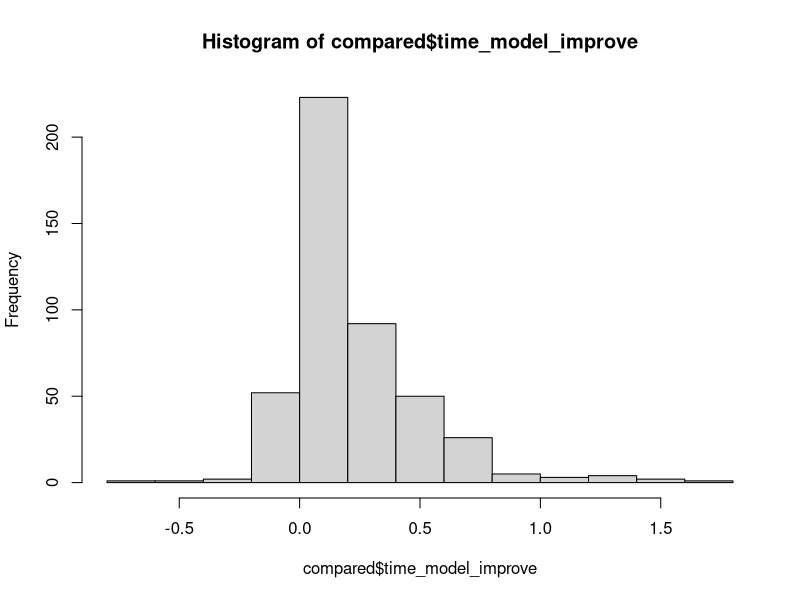
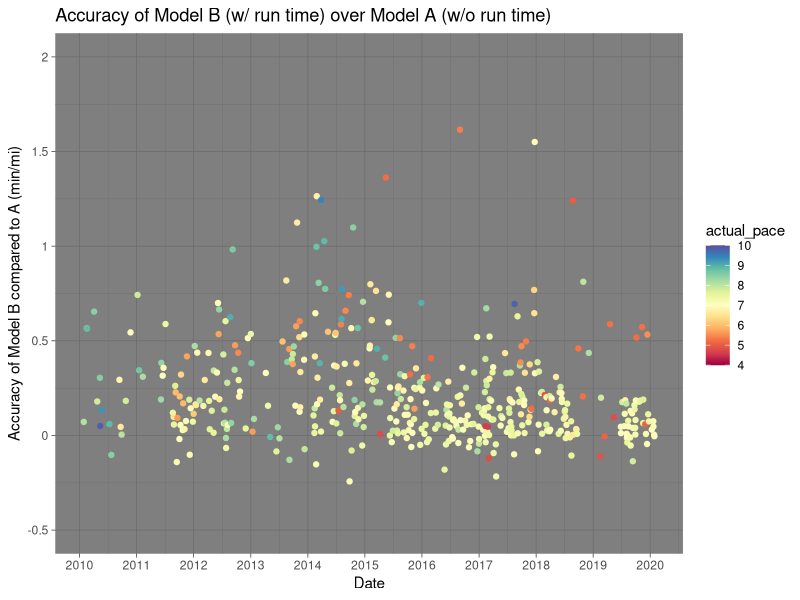
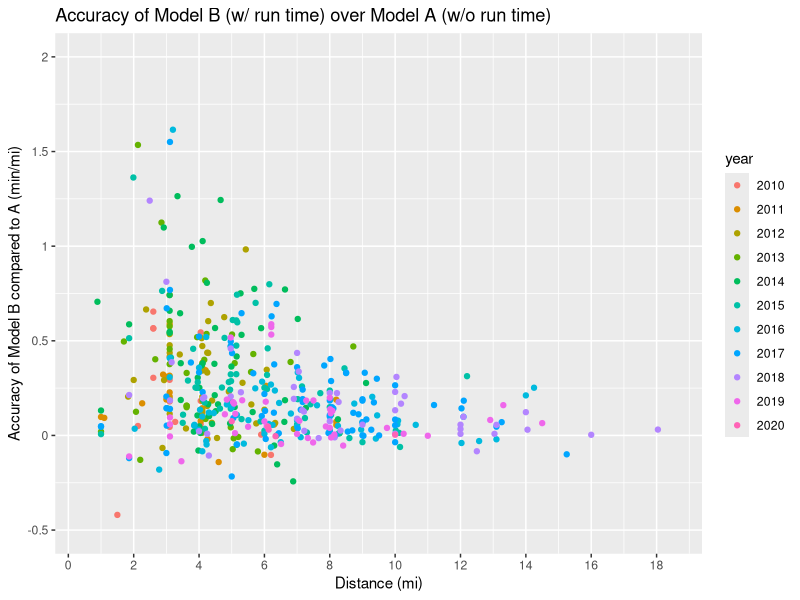

Write the R code that produced these figures, in order.
### Running Through Random Forests

##### Setup #####
library(tidyverse)
library(ggplot2)
library(scales)
library(RColorBrewer)
library(randomForest)
require(caTools)
setwd("~/dolwick_project")
r_data <- read_csv("clean.csv")

##### Attempt No. 1 (aka Model A) -- without runtime #####
runs <- r_data[,-3] %>%
  filter(!is.na(pace_min))

sample_run = sample.split(runs$pace_min, SplitRatio = .75)
training = subset(runs, sample_run == TRUE)
testing  = subset(runs, sample_run == FALSE)

rf_run <- randomForest(
  pace_min ~ .,
  data=training,
  importance=TRUE
)
rf_run
#looks like it ran a regression and explained 48% of the variance
  #in the OOP data
print(rf_run$ntree)
  #number of decision trees = 500 (this is default)
print(rf_run$mse)
  #final mse = .45 (higher is worse)
#output showing importance of each feature
print(rf_run$importance)
#           %IncMSE IncNodePurity
# Date    0.4253743      460.3396
# Mileage 0.7311216      588.0173
# higher %IncMSE = more important variable
# for more info on interpreting these data:
  # https://stats.stackexchange.com/questions/162465/in-a-random-forest-is-larger-incmse-better-or-worse


#predicting the pace of my runs I think lol
pred_run = predict(rf_run, newdata=testing[-3])

#looking at the predicted values of each run in the test sample
testingpred <- testing
testingpred$pred <- pred_run

##### Attempt No. 2 (aka Model B) -- with runtime #####
r_data2 <- r_data %>%
  separate(time_corr, c("h", "m", "s"), sep = ":") %>%
  filter(!is.na(pace_min))

r_data2$h <- as.numeric(r_data2$h)
r_data2$m <- as.numeric(r_data2$m)
r_data2$s <- as.numeric(r_data2$s)

runs2 <- r_data2 %>%
  mutate(runtime_min = 60*h + m + s/60) %>%
  select(1,2,7,6)

sample_run2 = sample.split(runs2$pace_min, SplitRatio = .75)
training2 = subset(runs2, sample_run == TRUE)
testing2  = subset(runs2, sample_run == FALSE)

rf_run2 <- randomForest(
  pace_min ~ .,
  data=training2,
  importance=TRUE
)
rf_run2
  #80.97% var explained ... WAY better than last time
print(rf_run2$mse)
  #final mse = .16 ... WAY better than last time
print(rf_run2$importance)
# the runtime variable was unsurprisingly hugely important
# mileage was also very important, which also makes sense

#predicting the pace of my runs
pred_run2 = predict(rf_run2, newdata=testing2[-4])

#looking at the predicted values of each run in the test sample
testingpred2 <- testing2
testingpred2$pred_w_time <- pred_run2

##### Comparing the Two Models #####
compare <- full_join(testingpred, testingpred2)
compare <- compare %>% select(1:2,5,3:4,6)

colnames(compare)[4] <- "actual_pace"
colnames(compare)[5] <- "rfpred_pace"
colnames(compare)[6] <- "rfpred_pace_w_time"

compared <- compare %>%
  mutate(wo_time_error = abs(rfpred_pace - actual_pace)) %>%
  mutate(w_time_error = abs(rfpred_pace_w_time - actual_pace)) %>%
  mutate(time_model_improve = wo_time_error - w_time_error)

##### Graphing the Model Comparisons #####
hist(compared$time_model_improve)

myPalette <- colorRampPalette(brewer.pal(11, "Spectral"))
sc <- scale_colour_gradientn(colors = myPalette(100), limits=c(4, 10))

ggplot(data = compared) + 
  geom_point(mapping = aes(x = Date, y = time_model_improve,
                           color = actual_pace)) + 
  sc +
  theme_dark() +
  scale_x_date(breaks = "years", date_labels = "20%y") +
  scale_y_continuous(name = "Accuracy of Model B compared to A (min/mi)",
                     breaks = c(-0.5,0,0.5,1,1.5,2), 
                     labels = c(-0.5,0,0.5,1,1.5,2),
                     limits = c(-0.5,2)) +
  ggtitle("Accuracy of Model B (w/ run time) over Model A (w/o run time) ")


compared_A <- compared %>%
  separate(Date, c("year", "month", "day"), sep = "-")

ggplot(data = compared_A) + 
  geom_point(mapping = aes(x = Mileage, y = time_model_improve,
                           color = year)) +
  scale_x_continuous(name = "Distance (mi)",
                     breaks = c(0,2,4,6,8,10,12,14,16,18), 
                     labels = c(0,2,4,6,8,10,12,14,16,18),
                     limits = c(0.5,18.5)) +
  scale_y_continuous(name = "Accuracy of Model B compared to A (min/mi)",
                     breaks = c(-0.5,0,0.5,1,1.5,2), 
                     labels = c(-0.5,0,0.5,1,1.5,2),
                     limits = c(-0.5,2)) +
  ggtitle("Accuracy of Model B (w/ run time) over Model A (w/o run time) ")
